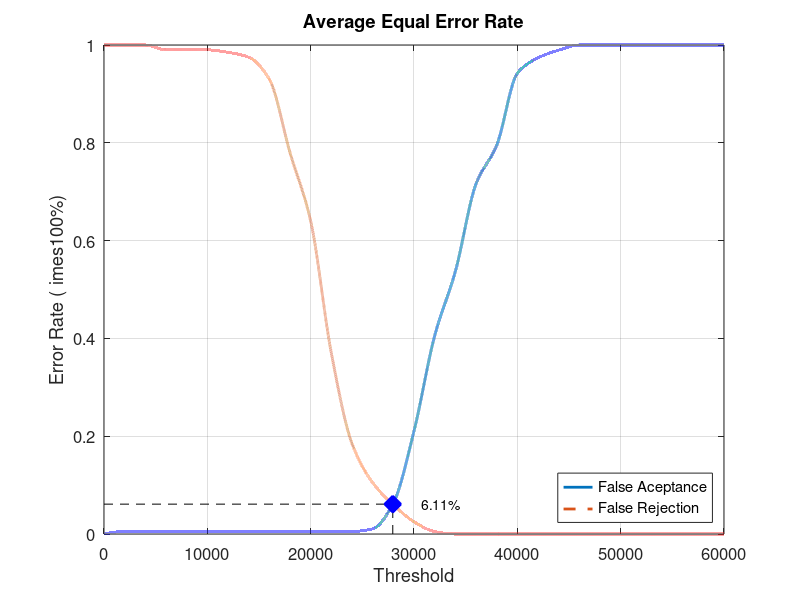
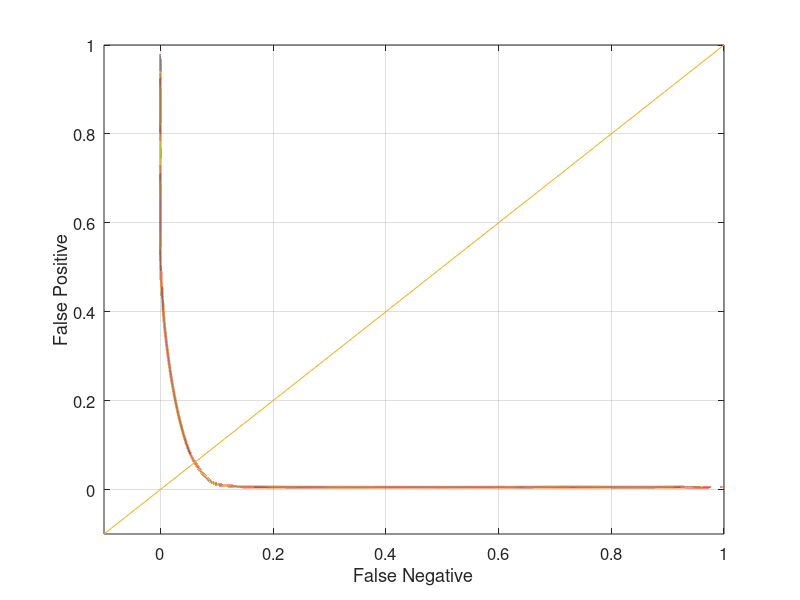

Write the MATLAB code that produced these figures, in order.
close all;
clear;
clc;
x = 0:2000:60000;
xq = 0:0.5:60000;

y0 = [0 0.00526316 0.00526316 0.00526316 0.00526316 0.00526316 0.00526316 0.00526316 0.00526316 0.00526316 0.00526316 0.00526316 0.00526316 0.0105263 0.0631579 0.210526 0.405263 0.536842 0.715789 0.794737 0.942105 0.973684 0.989474 1 1 1 1 1 1 1 1]
yy0 = interp1(x, y0, xq, 'pchip');
y1 = [1 1 1 0.99 0.99 0.99 0.985 0.975 0.93 0.78 0.64 0.37 0.185 0.105 0.06 0.025 0.005 0 0 0 0 0 0 0 0 0 0 0 0 0 0]
yy1 = interp1(x, y1, xq, 'pchip');

% Calculating EER: 
y2 = abs(y0 - y1);
find(y2 == min(y2))
yy2 = abs(yy0 - yy1);
xEER = find(yy2 == min(yy2));
xEERIndex = xq(xEER) % X-axis EER
yEER = yy0(xEER) % Y-axis EER

main = figure
plot(xq, yy0,'-','LineWidth', 2);	hold on
plot(xq, yy1,'--','LineWidth', 2);	hold on
plot([xEERIndex xEERIndex], [0 yEER], 'k--');	hold on
plot([0 xEERIndex], [yEER yEER], 'k--');	hold on
plot(xEERIndex, yEER, 'bx', 'LineWidth', 10);	hold on
text(xEERIndex + 10 * xEERIndex / 100, yEER, [num2str(round((10000 * yEER)) / 100) '%'])
legend('False Aceptance', 'False Rejection', 'Location', 'SouthEast')
xlabel('Threshold')
ylabel('Error Rate (	imes100%)')
title('Average Equal Error Rate')
set(gca, 'FontSize', 12)
axis([0 60000 0 1])
grid on

print(main, 'Database3_3Main', '-dpng');
FNRxFPR = figure('Color', [1 1 1]);
plot(yy1, yy0, '-', yy1, yy0, 'LineWidth', 2);
hold on
y = -0.1:0.1:1
plot(y, y); 
set(gca, 'FontSize', 12)
xlabel('False Negative')
ylabel('False Positive')
axis([-0.1 1 -0.1 1])
set(gca, 'FontSize', 12)
grid on

print(FNRxFPR, 'Database3_3FNRxFPR','-dpng');
